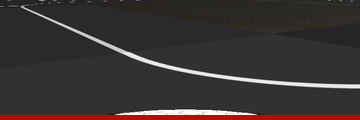
#> input picture classifier5/validation/cf/1585164103.0_8.093_6.405.png, 360 x 120 px, found by its file name; its folder holds only this picture in this run
$ python resize.py   (older library calls are emulated)
#> lines starting #> are read from the running program, lines starting #| are printed output that depends on the picture
from PIL import Image
import os
from os import listdir

size = 200, 66
for direct in listdir('/home/dellen/Documents/bfmc/Virtual_Track/keras_sandbox_4/data/validation/'):
        direct = 'validation/' + str(direct)+'/'
        for img in os.listdir(direct):
                im = Image.open(direct+img)
#> im is the input picture: PIL image 360x120 RGB; mean R, G, B 61, 50.5, 50.6
                im_resized = im.resize(size, Image.ANTIALIAS)
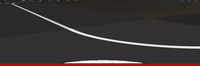
#> im_resized: PIL image 200x66 RGB; mean R, G, B 61, 50.6, 50.7
                im_resized.save(direct+img)
#> pass 2 of the loop `for direct in listdir('/home/dellen/Documents/bfmc/Virtual_Track/keras..`:
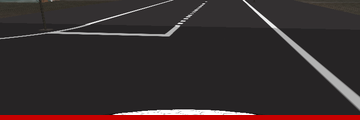
#> input picture classifier5/validation/cg/1585163911.9_7.666_10.106.png, 360 x 120 px, found by its file name
#> im is the input picture: PIL image 360x120 RGB; mean R, G, B 55.4, 45, 45.6
#> `im_resized = im.resize(size, Image.ANTIALIAS)`:
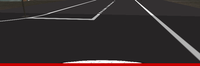
#> im_resized: PIL image 200x66 RGB; mean R, G, B 55.3, 45, 45.6
